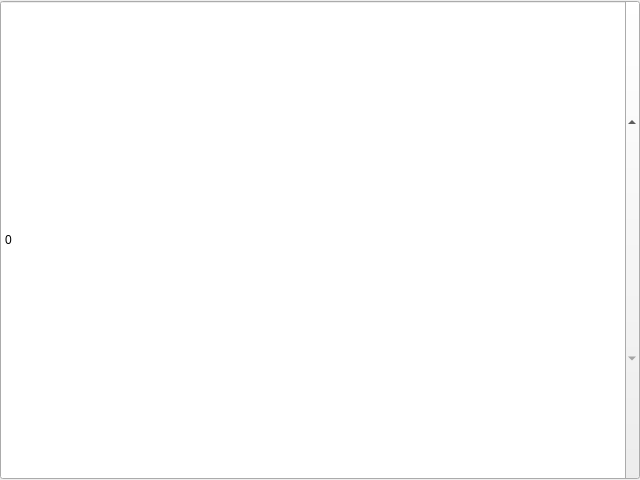
<?xml version="1.0" encoding="UTF-8"?>
<ui version="4.0">
 <class>SpinBoxHost</class>
 <widget class="QSpinBox" name="SpinBoxHost">
  <property name="geometry">
   <rect>
    <x>0</x>
    <y>0</y>
    <width>640</width>
    <height>480</height>
   </rect>
  </property>
  <property name="windowTitle">
   <string>QSpinBox</string>
  </property>
  <property name="toolTip">
   <string>QSpinBox host</string>
  </property>
 </widget>
 <resources/>
 <connections/>
</ui>
